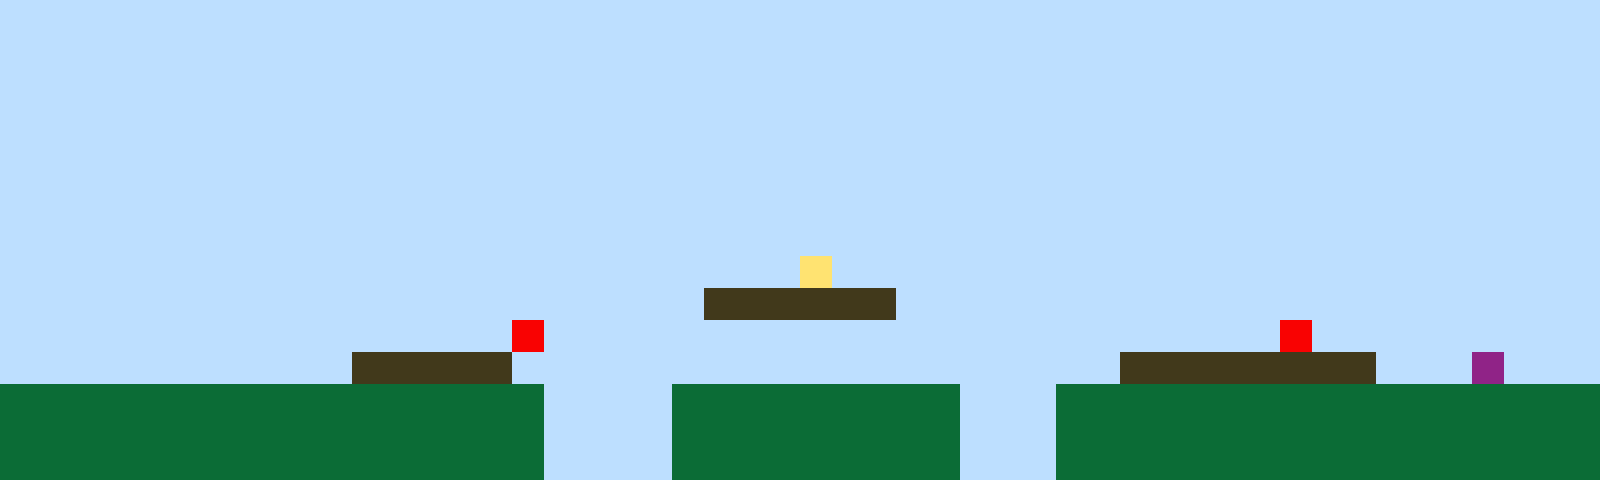

This game map was drawn from its Tiled (.tmx) file and the tilesets committed beside it. A one-line description and the full map source follow:
An orthogonal 50x15 tile map with 32x32 px tiles, 1 tile layer (Tile Layer 1).

<map version="1.10" tiledversion="1.11.2" orientation="orthogonal" renderorder="right-up" width="50" height="15" tilewidth="32" tileheight="32" infinite="0" nextlayerid="2" nextobjectid="1"><editorsettings><export target="map1.csv" format="csv" /></editorsettings><tileset firstgid="1" name="sprites" tilewidth="32" tileheight="32" tilecount="6" columns="3"><image source="sprites.png" width="96" height="64" /></tileset><layer id="1" name="Tile Layer 1" width="50" height="15"><data encoding="csv">1,1,1,1,1,1,1,1,1,1,1,1,1,1,1,1,1,1,1,1,1,1,1,1,1,1,1,1,1,1,1,1,1,1,1,1,1,1,1,1,1,1,1,1,1,1,1,1,1,1,1,1,1,1,1,1,1,1,1,1,1,1,1,1,1,1,1,1,1,1,1,1,1,1,1,1,1,1,1,1,1,1,1,1,1,1,1,1,1,1,1,1,1,1,1,1,1,1,1,1,1,1,1,1,1,1,1,1,1,1,1,1,1,1,1,1,1,1,1,1,1,1,1,1,1,1,1,1,1,1,1,1,1,1,1,1,1,1,1,1,1,1,1,1,1,1,1,1,1,1,1,1,1,1,1,1,1,1,1,1,1,1,1,1,1,1,1,1,1,1,1,1,1,1,1,1,1,1,1,1,1,1,1,1,1,1,1,1,1,1,1,1,1,1,1,1,1,1,1,1,1,1,1,1,1,1,1,1,1,1,1,1,1,1,1,1,1,1,1,1,1,1,1,1,1,1,1,1,1,1,1,1,1,1,1,1,1,1,1,1,1,1,1,1,1,1,1,1,1,1,1,1,1,1,1,1,1,1,1,1,1,1,1,1,1,1,1,1,1,1,1,1,1,1,1,1,1,1,1,1,1,1,1,1,1,1,1,1,1,1,1,1,1,1,1,1,1,1,1,1,1,1,1,1,1,1,1,1,1,1,1,1,1,1,1,1,1,1,1,1,1,1,1,1,1,1,1,1,1,1,1,1,1,1,1,1,1,1,1,1,1,1,1,1,1,1,1,1,1,1,1,1,1,1,1,1,1,1,1,1,1,1,1,1,1,1,1,1,1,1,1,1,1,1,1,1,1,1,1,1,1,1,1,1,1,1,1,1,1,1,1,1,1,1,1,1,1,1,1,1,1,1,1,1,1,1,1,1,1,1,1,1,1,1,1,1,1,1,1,1,1,1,1,1,1,4,1,1,1,1,1,1,1,1,1,1,1,1,1,1,1,1,1,1,1,1,1,1,1,1,1,1,1,1,1,1,1,1,1,1,1,1,1,1,1,1,1,1,1,1,1,1,3,3,3,3,3,3,1,1,1,1,1,1,1,1,1,1,1,1,1,1,1,1,1,1,1,1,1,1,1,1,1,1,1,1,1,1,1,1,1,1,1,1,1,1,5,1,1,1,1,1,1,1,1,1,1,1,1,1,1,1,1,1,1,1,1,1,1,1,5,1,1,1,1,1,1,1,1,1,1,1,1,1,1,1,1,1,1,1,1,3,3,3,3,3,1,1,1,1,1,1,1,1,1,1,1,1,1,1,1,1,1,1,1,3,3,3,3,3,3,3,3,1,1,1,6,1,1,1,2,2,2,2,2,2,2,2,2,2,2,2,2,2,2,2,2,1,1,1,1,2,2,2,2,2,2,2,2,2,1,1,1,2,2,2,2,2,2,2,2,2,2,2,2,2,2,2,2,2,2,2,2,2,2,2,2,2,2,2,2,2,2,2,2,2,2,1,1,1,1,2,2,2,2,2,2,2,2,2,1,1,1,2,2,2,2,2,2,2,2,2,2,2,2,2,2,2,2,2,2,2,2,2,2,2,2,2,2,2,2,2,2,2,2,2,2,1,1,1,1,2,2,2,2,2,2,2,2,2,1,1,1,2,2,2,2,2,2,2,2,2,2,2,2,2,2,2,2,2</data></layer></map>
